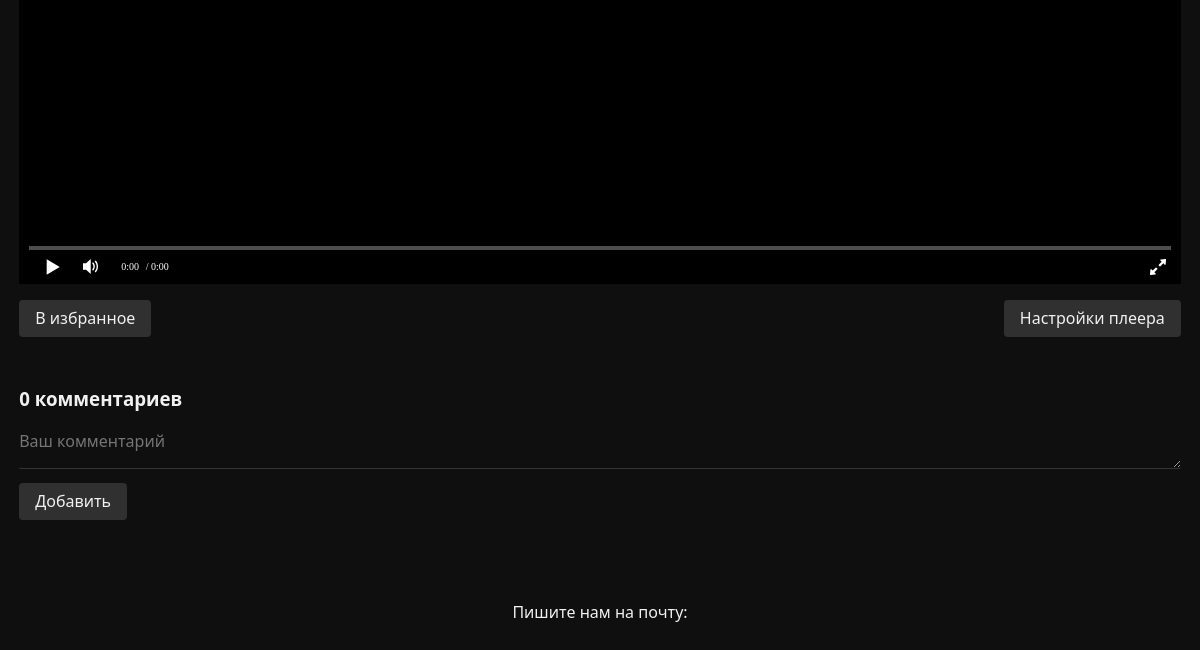
Before: /movie/detail/marchella/ (lower part) with the older database file.
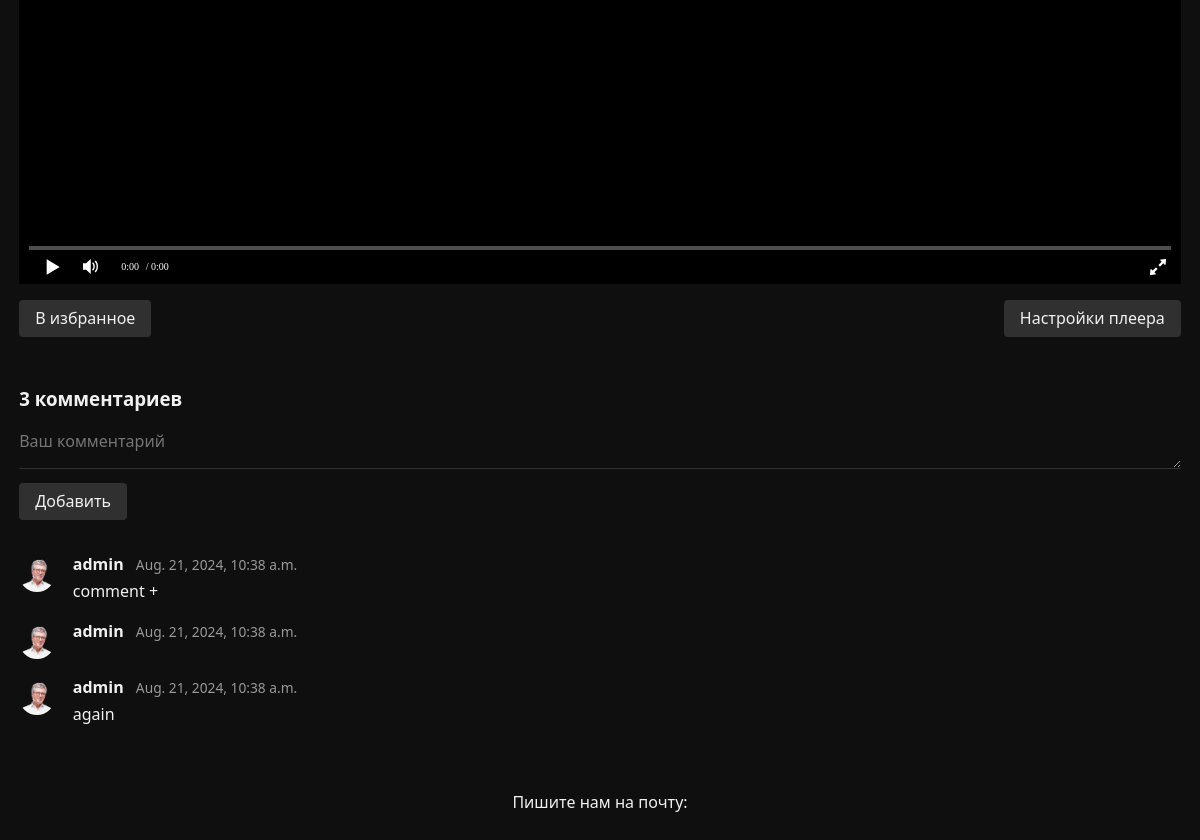
After: the same page with the newer database file.
### movie/models.py (models this page shows, shortened)
class Comment(models.Model):
    movie = models.ForeignKey(Movie, on_delete=models.CASCADE, related_name="comments")
    user = models.ForeignKey(User, on_delete=models.CASCADE, related_name="user_comments")
    text = models.TextField()
    created_at = models.DateTimeField(auto_now_add=True)

### users/models.py (models this page shows, shortened)
class Profile(models.Model):
    user = models.OneToOneField(User, on_delete=models.CASCADE)
    image = models.ImageField(upload_to="users/", default="image/avatar.svg")
    favorites = models.ManyToManyField("movie.Movie", related_name="favourites")
    history = models.ManyToManyField("movie.Movie")

### movie/views.py (the view, shortened to what this page needs)
# urls.py: path("movie/detail/<slug>/", views.MovieDetailView.as_view(), name="movie_detail"),
class MovieDetailView(DetailView):
    model = Movie
    template_name = "movie_detail.html"
    def get_context_data(self, **kwargs):
        context = super().get_context_data(**kwargs)
        comments = Comment.objects.filter(movie=self.object)
        context['comments'] = comments
        context['rating'] = Rating.objects.filter(movie=self.object)
        return context

### movie/context_pro.py (called while the page is built)
def countries(request):
    countries = []
    year = []
    quality = []
    movies = Movie.objects.all()
    for i in movies:
        print(i.country)
        for j in i.country:
            if j not in countries:
                countries.append(j)
        if i.year not in year:
            year.append(i.year)
        if i.quality not in quality:
            quality.append(i.quality)
    context = {
        "countries" : countries,
        "years": year,
        "quality": quality,
    }
    return context

### movie/models.py (called while the page is built)
    def get_avg_rating(self):
        ratings = self.ratings.all()
        if ratings:
            value = sum([item.value for item in ratings]) / len(ratings)
            if value:
                return value
            else:
                return 0
        else:
            return 0

### templates/movie_detail.html (shortened to what this page needs)
{% extends 'base.html' %}
{% load static %}
{% block content %}
        <div id="main">
            <div class="container">
                <div class="row">
                    <div class="left" id="movie" itemscope itemtype="https://schema.org/Movie">
                        <div id="watch">
                            <div class="tab-content">
                                <div class="tab-pane" id="online">
                                    <div id="player"></div>
                                </div>
                            </div>
                            <div class="row">
                                <div class="left">
                                    <button id="btn_fav" class="btn" title="Добавить в избранное">В избранное</button>
                                </div>
                                <div class="right">
                                    <button class="btn player_settings" title="Настройки плеера">Настройки
                                        плеера</button>
                                </div>
                            </div>
                        </div>
                        <div id="comments">
                            <h3>{{comments.count}} комментариев</h3>
                            <form action="" id="comment_form" method="post">
                                <textarea class="input" minlength="3" name="comment" id="comment" rows="2" placeholder="Ваш комментарий"></textarea>
                                <button id="add_comment" class="btn" title="Добавить комментарий">Добавить</button>
                            </form>
                            <div id="comments_entries">
                                {% for comment in comments %}
                                <div class="comment new_comment" data-comment-id="">
                                    <div class="comment_avatar">
                                        {% if comment.user.profile.image %}
                                            <img class="img_circle" src="{{comment.user.profile.image.url}}" alt="">
                                        {% else %}
                                            <img class="img_circle" src="https://st.kinobase.org/static/images/avatar.svg" alt="">
                                        {% endif %}
                                    </div>
                                    <div class="comment_body">
                                        <div class="comment_head">
                                            <span class="username">{{comment.user.username}}</span>
                                            <span class="comment_date">{{comment.created_at}}</span>
                                        </div>
                                        <p>{{comment.text}}</p>
                                    </div>
                                </div>
                                {% endfor %}
                            </div>
                        </div>
                    </div>
                </div>
            </div>
        </div>
{% endblock content %}

Changed rows visible on the page:
added Comment: user.profile.image (picture), user.username "admin", created_at "Aug. 21, 2024, 10:38 a.m.", text "comment +"
added Comment: user.profile.image (picture), user.username "admin", created_at "Aug. 21, 2024, 10:38 a.m."
added Comment: user.profile.image (picture), user.username "admin", created_at "Aug. 21, 2024, 10:38 a.m.", text "again"
Other visible differences:
{{ comments.count }}: "0" → "3"
